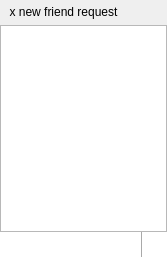
<?xml version="1.0" encoding="UTF-8"?>
<ui version="4.0">
 <class>FrienListWidget</class>
 <widget class="QWidget" name="FrienListWidget">
  <property name="geometry">
   <rect>
    <x>0</x>
    <y>0</y>
    <width>167</width>
    <height>257</height>
   </rect>
  </property>
  <property name="windowTitle">
   <string>Friends List</string>
  </property>
  <layout class="QVBoxLayout" name="verticalLayout">
   <property name="margin">
    <number>0</number>
   </property>
   <item>
    <widget class="QFrame" name="MainFrame">
     <property name="frameShadow">
      <enum>QFrame::Raised</enum>
     </property>
     <layout class="QVBoxLayout" name="verticalLayout_2">
      <property name="spacing">
       <number>0</number>
      </property>
      <property name="margin">
       <number>0</number>
      </property>
      <item>
       <widget class="QFrame" name="friendRequestFrame">
        <property name="minimumSize">
         <size>
          <width>0</width>
          <height>25</height>
         </size>
        </property>
        <property name="maximumSize">
         <size>
          <width>16777215</width>
          <height>25</height>
         </size>
        </property>
        <layout class="QHBoxLayout" name="horizontalLayout">
         <property name="spacing">
          <number>0</number>
         </property>
         <property name="leftMargin">
          <number>9</number>
         </property>
         <property name="topMargin">
          <number>0</number>
         </property>
         <property name="rightMargin">
          <number>0</number>
         </property>
         <property name="bottomMargin">
          <number>0</number>
         </property>
         <item>
          <widget class="QPushButton" name="pendingRequestsButton">
           <property name="minimumSize">
            <size>
             <width>0</width>
             <height>20</height>
            </size>
           </property>
           <property name="styleSheet">
            <string>QPushButton {
	border: 0px;
	background-color: rgba(255, 255, 255, 0);
}

QPushButton:hover {
	border: 0px;
	background-color: rgba(255, 255, 255, 0);
	color: rgb(51, 98, 255);
}

QPushButton::pressed {
	border: 0px;
	background-color: rgba(255, 255, 255, 0);
	color: rgb(74, 122, 255);
}</string>
           </property>
           <property name="text">
            <string>x new friend request</string>
           </property>
           <property name="flat">
            <bool>true</bool>
           </property>
          </widget>
         </item>
         <item>
          <spacer name="horizontalSpacer">
           <property name="orientation">
            <enum>Qt::Horizontal</enum>
           </property>
           <property name="sizeHint" stdset="0">
            <size>
             <width>40</width>
             <height>20</height>
            </size>
           </property>
          </spacer>
         </item>
        </layout>
       </widget>
      </item>
      <item>
       <widget class="QListWidget" name="friendListWidget">
        <property name="styleSheet">
         <string>QListView::item {
     min-height: 30px;
 }
</string>
        </property>
       </widget>
      </item>
      <item>
       <widget class="QComboBox" name="statusEditor">
        <property name="font">
         <font>
          <family>Estrangelo Edessa</family>
          <pointsize>10</pointsize>
          <weight>50</weight>
          <italic>false</italic>
          <bold>false</bold>
         </font>
        </property>
        <property name="cursor">
         <cursorShape>PointingHandCursor</cursorShape>
        </property>
        <property name="styleSheet">
         <string notr="true">QComboBox {
	border-radius: 0px;
	min-height: 25px;
	font: 10pt &quot;Estrangelo Edessa&quot;;
}

QComboBox::drop-down {
	subcontrol-position: center right;
	width: 25px;
    border-left-width: 1px;
    border-left-color: darkgray;
    border-left-style: solid;
}

QComboBox::down-arrow {
    image: url(:images/arrow_down_hover.png);
}

QComboBox QAbstractItemView {
	padding-top: 5px;
	padding-bottom: 5px;
	selection-background-color: rgb(222, 227, 236);
}
</string>
        </property>
       </widget>
      </item>
     </layout>
    </widget>
   </item>
  </layout>
 </widget>
 <resources/>
 <connections/>
</ui>
